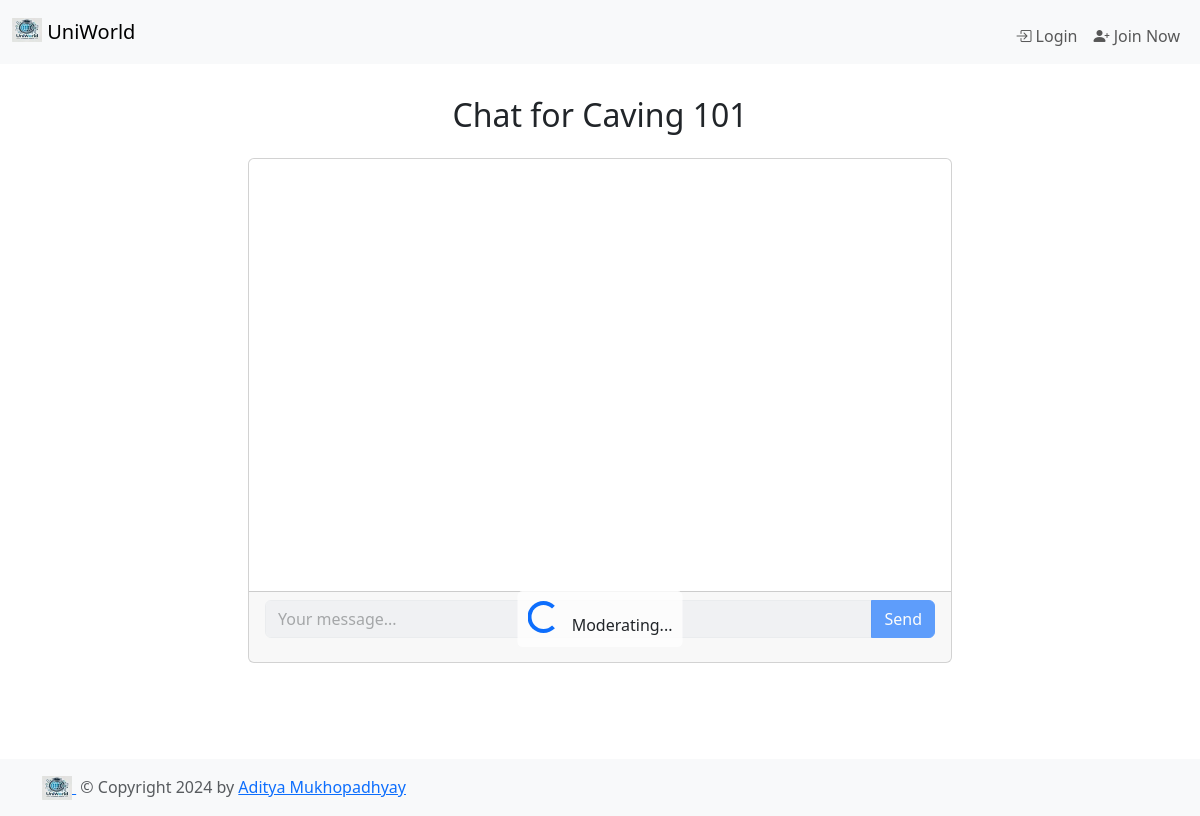
The page /chat/room/2/ on the database as committed earlier.
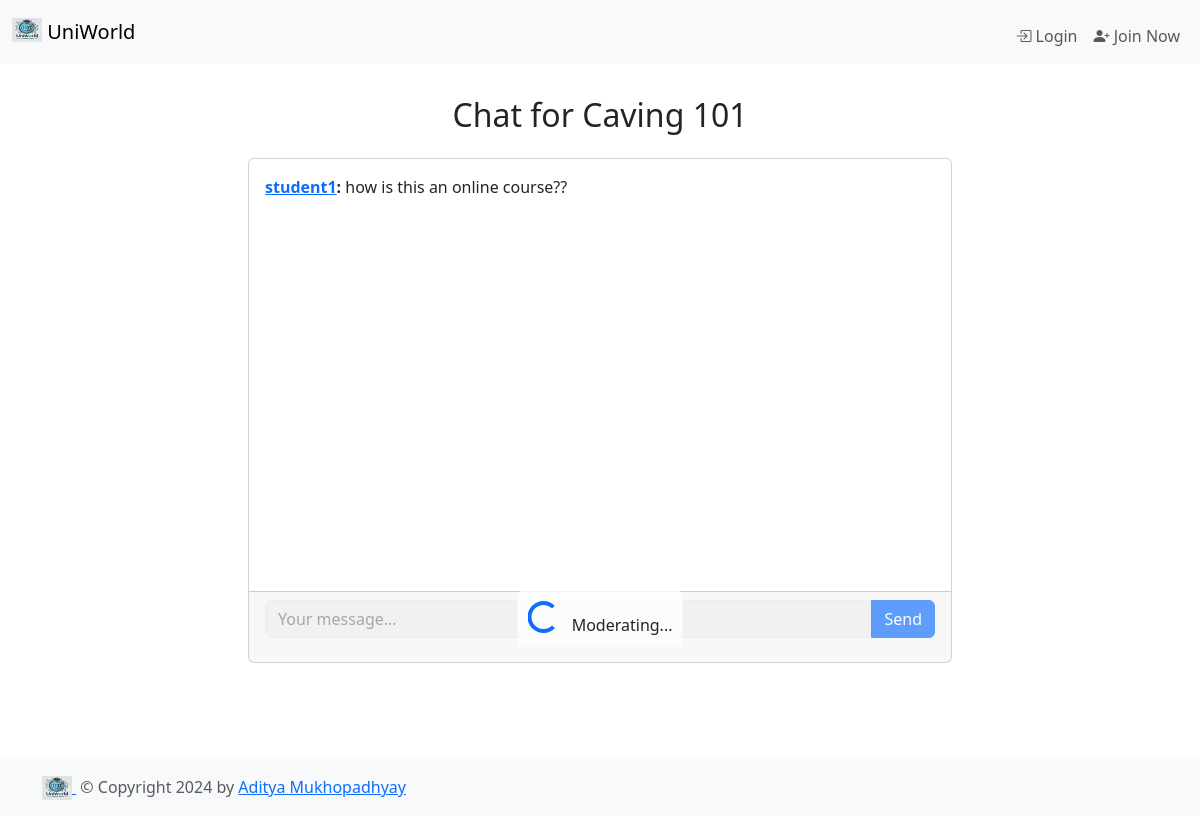
The same page on the database as committed later.
### chat/models.py (models this page shows, shortened)
class Room(models.Model):
    name = models.CharField(max_length=255)
    slug = models.SlugField(unique=True)
    creator = models.ForeignKey(User, on_delete=models.CASCADE, related_name='created_rooms')

class Message(models.Model):
    class Meta:
        ordering = ('date_added',)
    room = models.ForeignKey(Room, related_name='messages', on_delete=models.CASCADE)
    user = models.ForeignKey(User, related_name='messages', on_delete=models.CASCADE)
    content = models.TextField()
    flagged = models.BooleanField(default=False)
    flagged_categories = models.TextField(blank=True)
    date_added = models.DateTimeField(auto_now_add=True)

### chat/views.py (the view)
# urls.py: path('room/<int:pk>/', RoomDetailView.as_view(), name='room'),
class RoomDetailView(DetailView):
    model = Room
    template_name = 'chat/room_detail.html'
    def get_context_data(self, **kwargs):
        room = self.get_object()
        message_list = Message.objects.filter(room=room, flagged__in=[False, None]).order_by('-date_added')[:25][::-1]
        users = User.objects.values('id', 'username')
        context = super().get_context_data(**kwargs)
        context['message_list'] = message_list
        context['room'] = room
        context['users'] = users
        return context

### chat/templates/chat/room_detail.html (shortened to what this page needs)
{% extends 'base.html' %}
{% block content %}
    <header class="mb-4">
        <h2 class="text-center">{{ room.name }}</h2>
    </header>
    <section class="container">
        <div class="row justify-content-center">
            <div class="col-md-8">
                <div class="card">
                    <div class="card-body">
                        <div class="messages-container" id="chat-messages" style="height: 400px; overflow-y: auto;">
                            {% for m in message_list %}
                                <div class="message mb-2">
                                    <strong><a href="{% url 'profile' m.user.id %}">{{ m.user.username }}</a>:</strong>
                                    <span class="message-content">{{ m.content|safe }}</span>
                                </div>
                            {% endfor %}
                        </div>
                    </div>
                    <div class="card-footer">
                        <form id="chat-message-form">
                            <div class="input-group">
                                <input type="text" name="content" id="chat-message-input" class="form-control" placeholder="Your message..." disabled list="user-list"/>
                                <button type="submit" class="btn btn-primary" disabled>Send</button>
                            </div>
                            <div id="moderation-spinner" class="d-none position-absolute top-50 start-50 translate-middle">
                                <div class="spinner-border text-primary" role="status">
                                </div>
                                <span class="ms-2">Moderating...</span>
                            </div>
                        </form>
                    </div>
                </div>
            </div>
        </div>
    </section>
{% endblock %}

### uniworld/templates/base.html (shortened to what this page needs)
{% load static %}
{% load rules %}
{% load django_bootstrap5 %}
{% bootstrap_css %}
{% has_perm 'uniworld.add_course' request.user as can_add_course %}
<!DOCTYPE html>
<html lang="en">
<head>
    <link rel="stylesheet" href="{% static 'css/style.css' %}"/>
</head>
<body>
<header class="header">
    <div class="container">
        <nav class="navbar navbar-expand-lg bg-body-tertiary fixed-top">
            <div class="container-fluid">
                <a class="navbar-brand" href="{% url 'home' %}">
                    <img src="{% static 'images/logo_navbar.webp' %}" alt="Logo" width="30" height="24"
                         class="d-inline-block align-text-top">
                    UniWorld
                </a>
                <div class="collapse navbar-collapse" id="navbarSupportedContent">
                    <ul class="d-flex navbar-nav mb-2 mb-lg-0">
                        {% if request.user.is_authenticated %}
                            <li class="nav-item mt-2">
                                <a class="nav-link" href="{% url 'profile' request.user.pk %}"><i
                                        class="bi bi-person"></i> {{ request.user | title }}</a>
                            </li>
                            <li class="nav-item mt-2">
                                <form method="post" class="inline" action="{% url 'logout' %}">
                                    {% csrf_token %}
                                    <button type="submit" class="btn btn-outline">
                                        <i class="bi bi-box-arrow-right"></i> Logout
                                    </button>
                                </form>
                            </li>
                        {% else %}
                            <li class="nav-item mt-2">
                                <a class="nav-link" href="{% url 'login' %}"><i class="bi bi-box-arrow-in-right"></i>
                                    Login</a>
                            </li>
                            <li class="nav-item mt-2">
                                <a class="nav-link" href="{% url 'register' %}"><i class="bi bi-person-plus-fill"></i>
                                    Join Now</a>
                            </li>
                        {% endif %}
                    </ul>
                </div>
            </div>
        </nav>
    </div>
</header>
<main class="flex-shrink-0">
    <div class="container col-xxl-8 px-4 py-5">
        <div class="row flex-lg-row-reverse align-items-center g-5 py-5">
            <div class="col-lg-12">
                {% block content %}
                {% endblock content %}
            </div>
        </div>
    </div>
</main>
<footer class="footer mt-auto py-3 bg-body-tertiary">
    <div class="container">
        <span class="text-body-secondary">
            <a href="{% url 'home' %}">
                <img src="{% static 'images/logo_navbar.webp' %}" alt="Logo" width="30" height="24"
                     class="d-inline-block align-text-top">
            </a>
            <span class="mb-3 mb-md-0 text-body-secondary">
                &nbsp;© Copyright {% now "Y" %} by <a href="https://adityamukho.com"
                                                      target="_blank">Aditya Mukhopadhyay</a>
            </span>
        </span>
    </div>
</footer>
</body>
</html>

### static/css/style.css (style rules this page uses)
#chat-message-form { position: relative; }
#moderation-spinner { background-color: rgba(255, 255, 255, 0.8); padding: 10px; border-radius: 5px; z-index: 1000; }

Rows that differ between the two databases and show on the page:
added Message: user.username "student1", content "how is this an online course??"
